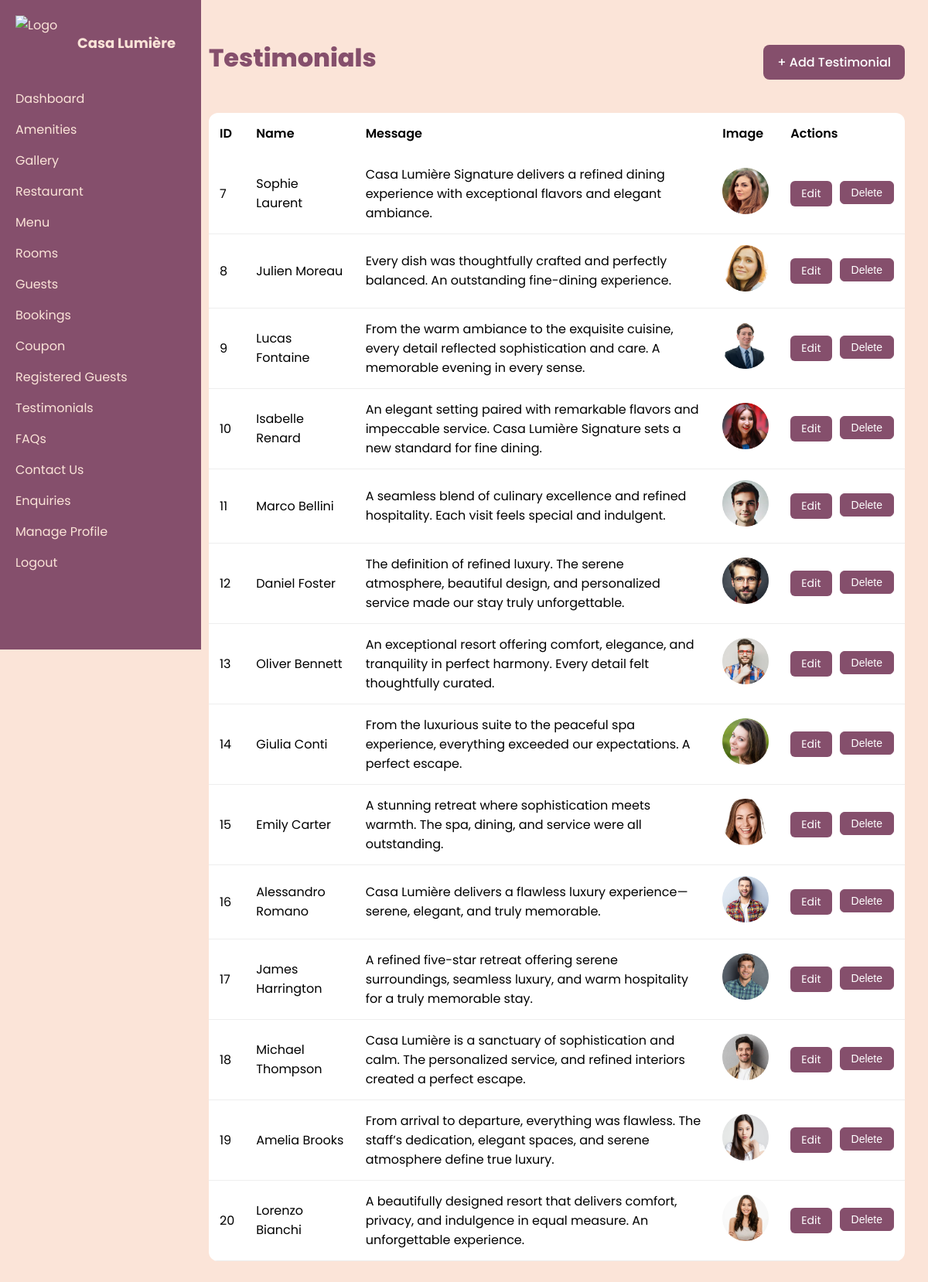
Screenshot of /admin-panel/testimonials/ with the database file from the repository.
### custom_admin/models.py (models this page shows, shortened)
class Testimonial(models.Model):
    name = models.CharField(max_length=100)
    message = models.TextField()
    image = models.ImageField(upload_to='testimonial/')

### custom_admin/views.py (the view)
# urls.py: path('testimonials/', views.testimonials, name='admin_testimonials'),
def testimonials(request):
    testimonials = Testimonial.objects.all()
    return render(request, 'custom_admin/testimonials.html', {
        'testimonials': testimonials
    })

### custom_admin/templates/custom_admin/testimonials.html (shortened to what this page needs)
{% extends 'custom_admin/base.html' %}
{% load static %}
{% block content %}
<div class="page-header">
    <h1 style="font-weight: 800;">Testimonials</h1>
    <a href="{% url 'admin_add_testimonial' %}" class="btn-add">+ Add Testimonial</a>
</div>
<table class="admin-table">
    <thead>
        <tr>
            <th>ID</th>
            <th>Name</th>
            <th>Message</th>
            <th>Image</th>
            <th>Actions</th>
        </tr>
    </thead>
    <tbody>
        {% for t in testimonials %}
        <tr>
            <td>{{ t.id }}</td>
            <td>{{ t.name }}</td>
            <td>{{ t.message }}</td>
            <td><img src="{{ t.image.url }}" class="table-img"></td>
            <td>
                <div class="action-buttons">
                    <a href="{% url 'admin_edit_testimonial' t.id %}" class="btn-edit">
                        Edit
                    </a>
                    <form action="{% url 'admin_delete_testimonial' t.id %}"
                        method="post"
                        style="display:inline;">
                        <button type="submit" class="btn-delete">
                            Delete
                        </button>
                    </form>
                </div>
            </td>
        </tr>
        {% empty %}
        <tr>
            <td colspan="5" style="text-align: center;">No testimonials found</td>
        </tr>
        {% endfor %}
    </tbody>
</table>
{% endblock %}

### custom_admin/templates/custom_admin/base.html (shortened to what this page needs)
{% load static %}
<!DOCTYPE html>
<html>
<head>
    <link rel="stylesheet" href="{% static 'custom_admin/css/admin.css' %}">
</head>
<body>
<div class="sidebar">
    <div class="sidebar-header">
        <img src="{% static 'restaurant/images/hero.png' %}" alt="Logo">
        <h2>Casa Lumière</h2>
    </div>
    <a href="{% url 'admin_dashboard' %}">Dashboard</a>
    <a href="{% url 'admin_amenities' %}">Amenities</a>
    <a href="{% url 'admin_gallery' %}">Gallery</a>
    <a href="{% url 'admin_restaurant' %}">Restaurant</a>
    <a href="{% url 'admin_menu' %}">Menu</a>
    <a href="{% url 'admin_rooms' %}">Rooms</a>
    <a href="{% url 'admin_guests' %}">Guests</a>
    <a href="{% url 'admin_bookings' %}">Bookings</a>
    <a href="{% url 'admin_coupon' %}">Coupon</a>
    <a href="{% url 'admin_registered_users' %}">Registered Guests</a>
    <a href="{% url 'admin_testimonials' %}">Testimonials</a>
    <a href="{% url 'admin_faqs' %}">FAQs</a>
    <a href="{% url 'admin_contactus' %}">Contact Us</a>
    <a href="{% url 'admin_enquiries' %}">Enquiries</a>
    <a href="{% url 'admin_profile' %}">Manage Profile</a>
    <a href="{% url 'admin_logout' %}">Logout</a>
</div>
<div class="main-content">
    {% block content %}{% endblock %}
</div>
</body>
</html>

### custom_admin/static/custom_admin/css/admin.css (style rules this page uses)
body { margin: 0; font-family: 'Poppins', sans-serif; background: #fbe4d8; }
.sidebar { width: 220px; height: 100vh; background: #854f6c; color: #fbe4d8; position: fixed; padding: 20px; }
.sidebar a { display: block; color: #fbe4d8; text-decoration: none; margin: 15px 0; }
.sidebar-header { display: flex; align-items: center; gap: 10px; margin-bottom: 25px; }
.sidebar-header img { width: 70px; height: 70px; }
.sidebar-header h2 { font-size: 18px; color: #fbe4d8; margin: 0; }
.main-content { margin-left: 240px; padding: 30px; }
.page-header { display: flex; justify-content: space-between; align-items: center; margin-bottom: 25px; color: #854f6c; }
.page-header h1 { font-weight: 600; color: var(--purple); }
.btn-add { background: #854f6c; color: white; background-color: #854f6c; padding: 10px 18px; border-radius: 8px; text-decoration: none; font-weight: 500; margin-top: 10px; }
.admin-table { width: 100%; border-collapse: collapse; background: white; border-radius: 12px; overflow: hidden; max-width: 1300px; }
.admin-table th { background: var(--pink); color: var(--purple); text-align: left; padding: 14px; font-weight: 600; }
.admin-table td { padding: 14px; border-bottom: 1px solid #eee; }
.table-img { width: 60px; height: 60px; object-fit: cover; border-radius: 8px; }
.action-buttons { display: flex; gap: 10px; }
.btn-edit { background: #854f6c; color: white; padding: 6px 14px; border-radius: 6px; text-decoration: none; font-size: 14px; }
.btn-delete { background: #854f6c; color: white; padding: 6px 14px; border-radius: 6px; border: 1px solid #854f6c; cursor: pointer; font-size: 14px; }

### rows the page displays
Testimonial: id "7", name "Sophie Laurent", message "Casa Lumière Signature delivers a refined dining experience with exceptional flavors and elegant ambiance.", image (picture)
Testimonial: id "8", name "Julien Moreau", message "Every dish was thoughtfully crafted and perfectly balanced. An outstanding fine-dining experience.", image (picture)
Testimonial: id "9", name "Lucas Fontaine", message "From the warm ambiance to the exquisite cuisine, every detail reflected sophistication and care. A memorable evening in every sense.", image (picture)
Testimonial: id "10", name "Isabelle Renard", message "An elegant setting paired with remarkable flavors and impeccable service. Casa Lumière Signature sets a new standard for fine dining.", image (picture)
Testimonial: id "11", name "Marco Bellini", message "A seamless blend of culinary excellence and refined hospitality. Each visit feels special and indulgent.", image (picture)
Testimonial: id "12", name "Daniel Foster", message "The definition of refined luxury. The serene atmosphere, beautiful design, and personalized service made our stay truly unforgettable.", image (picture)
Testimonial: id "13", name "Oliver Bennett", message "An exceptional resort offering comfort, elegance, and tranquility in perfect harmony. Every detail felt thoughtfully curated.", image (picture)
Testimonial: id "14", name "Giulia Conti", message "From the luxurious suite to the peaceful spa experience, everything exceeded our expectations. A perfect escape.", image (picture)
Testimonial: id "15", name "Emily Carter", message "A stunning retreat where sophistication meets warmth. The spa, dining, and service were all outstanding.", image (picture)
Testimonial: id "16", name "Alessandro Romano", message "Casa Lumière delivers a flawless luxury experience—serene, elegant, and truly memorable.", image (picture)
Testimonial: id "17", name "James Harrington", message "A refined five-star retreat offering serene surroundings, seamless luxury, and warm hospitality for a truly memorable stay.", image (picture)
Testimonial: id "18", name "Michael Thompson", message "Casa Lumière is a sanctuary of sophistication and calm. The personalized service, and refined interiors created a perfect escape.", image (picture)
Testimonial: id "19", name "Amelia Brooks", message "From arrival to departure, everything was flawless. The staff’s dedication, elegant spaces, and serene atmosphere define true luxury.", image (picture)
Testimonial: id "20", name "Lorenzo Bianchi", message "A beautifully designed resort that delivers comfort, privacy, and indulgence in equal measure. An unforgettable experience.", image (picture)
